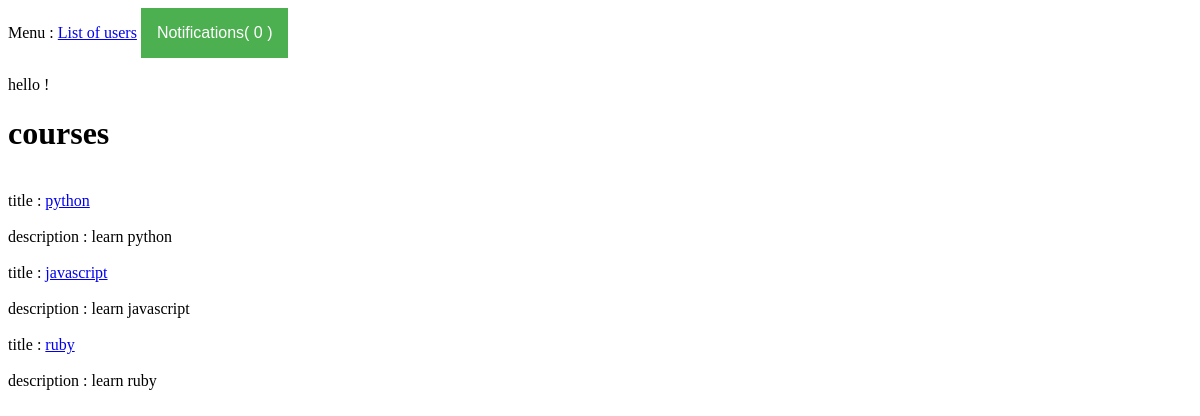
The app's page /index2.php with its own data.
### tables this page shows
CREATE TABLE `courses` (
  `id` int(11) NOT NULL,
  `title` varchar(100) DEFAULT NULL,
  `description` varchar(200) DEFAULT NULL
);

### index2.php (the view, shortened to what this page needs)
<?php
	require('pdo.php');
	$stmt = $conn->prepare("SELECT * from courses");
	$executed = $stmt->execute();
	if($executed){
		$courses = $stmt->fetchAll(PDO::FETCH_ASSOC);
	}
	$stmt = $conn->prepare("SELECT id from users where username = :current_username");
	$stmt->bindParam(':current_username', $_SESSION['username']);
	if($stmt->execute()){
		$current_userid = $stmt->fetch(PDO::FETCH_ASSOC)['id'];
	}
	$stmt = $conn->prepare("SELECT count(*) from Notifications where user = :current_userid and is_clicked = false; ");
	$stmt->bindParam(":current_userid", $current_userid);
	if($stmt->execute()){
		$count = $stmt->fetch(PDO::FETCH_ASSOC)['count(*)'];
	}
 ?>
 <!DOCTYPE html>
 <html>
 <head>
 </head>
 <body>
 	<div>
 		Menu : <a href="list_users.php">List of users</a>
 		<span class="dropdown">
	 		<button class="dropbtn">Notifications(
	 			<?php echo $count; ?>
	 		)</button>
	  	</span>
 	</div>
 	<?php  echo '<br>', 'hello '.$_SESSION['username'].' !'; ?>
 	<h1>courses</h1>
 <?php
 	foreach ($courses as $course) {
 		foreach ($course as $key => $value) {
 			if ($key !== 'id') {
 				echo '<br>';
	 			if ($key === 'title'){
		 			echo $key,' : ', '<a href="/course.php?id='.$id.'">'.$value.'</a>';
				} else {
					echo $key, ' : ' ,$value;
				};
	 			echo '<br>';
	 		} else {
	 			$id = $value;
	 		};
 	};
 }
  ?>
 </body>
 </html>

### index2.php (style rules this page uses)
.dropbtn { background-color: #4CAF50; color: white; padding: 16px; font-size: 16px; border: none; }
.dropdown { position: relative; display: inline-block; }

### records on screen
courses: key "title", title "python", key "description", description "learn python"
courses: key "title", title "javascript", key "description", description "learn javascript"
courses: key "title", title "ruby", key "description", description "learn ruby"

### other values on screen
$count "0"
